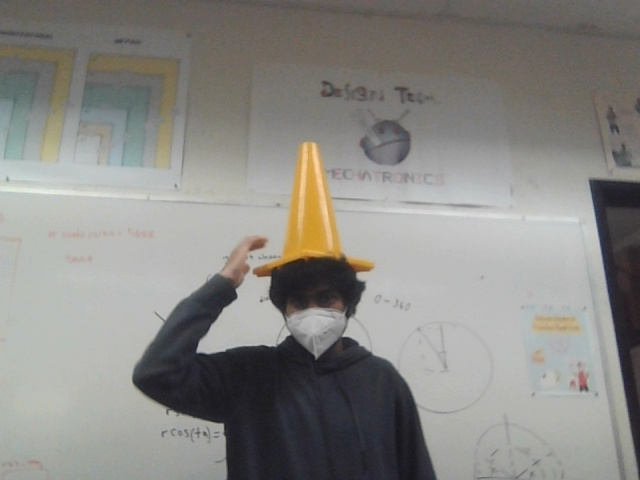
#> input picture test_8.jpg, 640 x 480 px
$ python app.py
#> lines starting #> are read from the running program, lines starting #| are printed output that depends on the picture; after the words box and inside, x2 and y2 are one past the last pixel; in counts of white or black regions, pixels touching at a corner belong together
### contour_lib.py
""" Useful functions for working with points and contours. """

import numpy as np
import cv2 as cv


# [5 lines left out: function filter_contours_by_sides, not called in this run]


def filter_contours(contours):
    """ Returns a list of contours that are within the size range. """
    return [
        contour for contour in contours \
        if 1_000 < cv.contourArea(contour) < 300_000
    ]


def get_maximum_contour(contours):
    """ Returns the contour with the largest area in the list of contours or None if there are no contours. """
    contours = filter_contours(contours)
    if len(contours) == 0:
        return None
    return max(contours, key=cv.contourArea)


def get_contour_center(contour):
    """ Returns the center of the contour. """
    moments = cv.moments(contour)
    try:
        # No one knows what this does, but it works.
        center_x = int(moments["m10"] / moments["m00"])
        center_y = int(moments["m01"] / moments["m00"])
    except ZeroDivisionError:
        center_x = 0
        center_y = 0
    return np.array([center_x, center_y])


def distance_squared(point1, point2):
    """ Returns the distance between two points, but squared for performance because we only need the distance for comparison. """
    return (point1[0] - point2[0]) ** 2 + (point1[1] - point2[1]) ** 2


# [33 lines left out: functions get_angle, get_farthest_point, get_orientation, draw_contour_points, not called in this run]


def get_sides(contour, accuracy=0.02):
    """ Returns the approximate number of sides of the contour. """
    return cv.approxPolyDP(contour, accuracy * cv.arcLength(contour, True), True)

### app.py
import cv2 as opencv
import numpy

from contour_lib import *

image = opencv.imread("test_8.jpg")
#> image is the input picture: shape (480, 640, 3); mean B, G, R 132.8, 136.7, 137.9
blurred_image = opencv.medianBlur(image, ksize=11)
hsv_blurred_image = opencv.cvtColor(image, opencv.COLOR_BGR2HSV)
#> hsv_blurred_image: shape (480, 640, 3); mean H, S, V 50, 19.7, 140.1
binary_image = opencv.inRange(
    hsv_blurred_image,
    lowerb=numpy.array([18, 0, 0]),
    upperb=numpy.array([20, 250, 264])
)
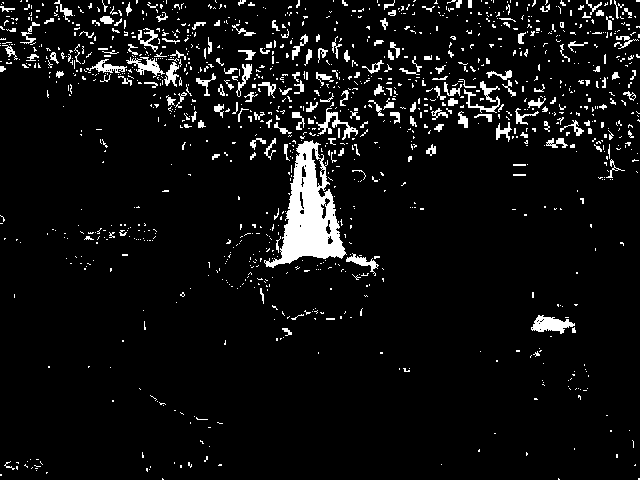
#> binary_image: shape (480, 640); 6.4% white; 1216 white regions (1033 under 20 px)


contours, _ = opencv.findContours(
    binary_image,
    opencv.RETR_TREE,
    opencv.CHAIN_APPROX_SIMPLE
)
#> contours = 1310 contours, 1205 with area under 20; largest, box (x1, y1, x2, y2) and area: (264, 140, 347, 268) 4753, (531, 315, 575, 334) 414, (316, 108, 358, 140) 231, (311, 147, 323, 188) 220, (126, 57, 165, 78) 216

largest_object = get_maximum_contour(contours)
#> in get_maximum_contour, `contours = filter_contours(contours)`: contours = 1 contour; box (x1, y1, x2, y2) and area: (264, 140, 347, 268) 4753
#> largest_object = contour of 315 points, box (x1, y1, x2, y2) (264, 140, 347, 268), area 4753
center = get_contour_center(largest_object)
#> in get_contour_center, `moments = cv.moments(contour)`: moments = moments, m00 4753, centre m10/m00, m01/m00 = (309.7, 211.8)
#> in get_contour_center, `center_x = int(moments["m10"] / moments["m00"])`: center_x = 309
#> in get_contour_center, `center_y = int(moments["m01"] / moments["m00"])`: center_y = 211
#> center = [309, 211]

image_with_target_dot = opencv.circle(
    image,
    center,
    radius=5,
    color=(0, 0, 255),
    thickness=-1
)

opencv.imshow("Behold unto ye, the CONE (hopefully!!)", image_with_target_dot)
opencv.waitKey(0)
opencv.destroyAllWindows()
